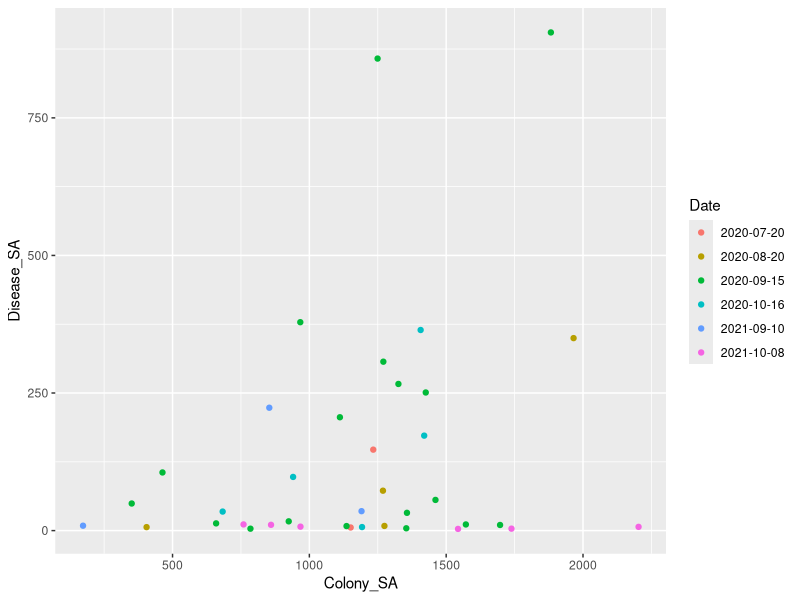
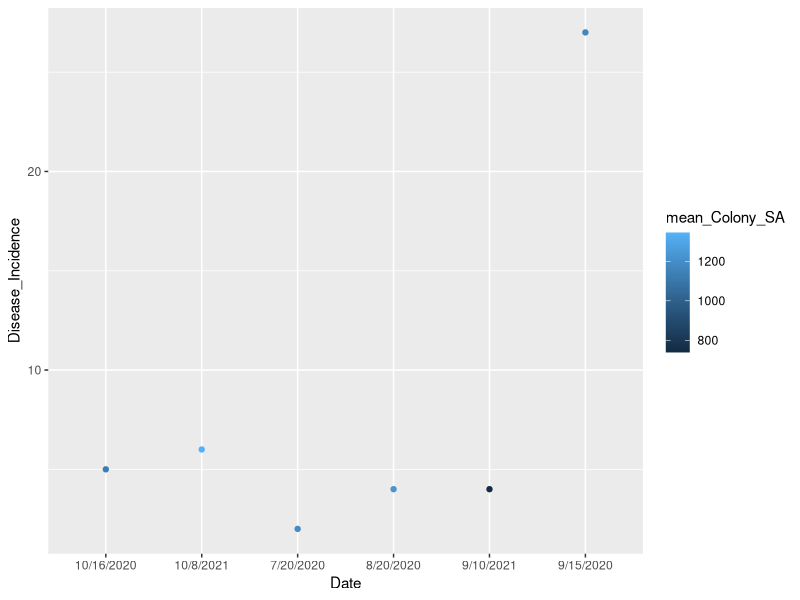
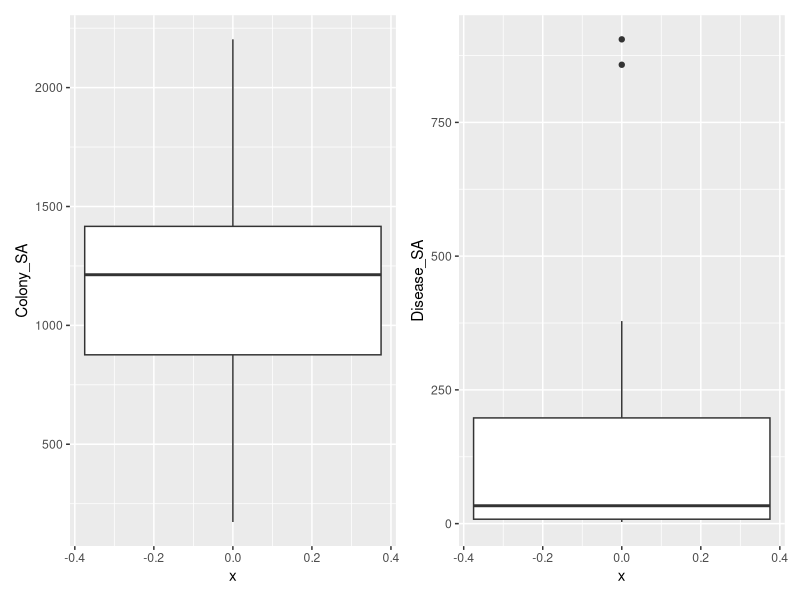
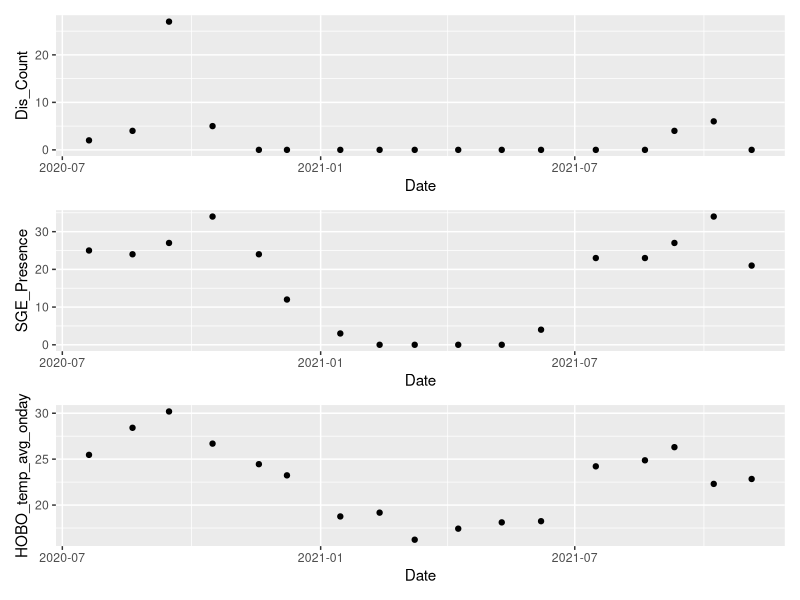
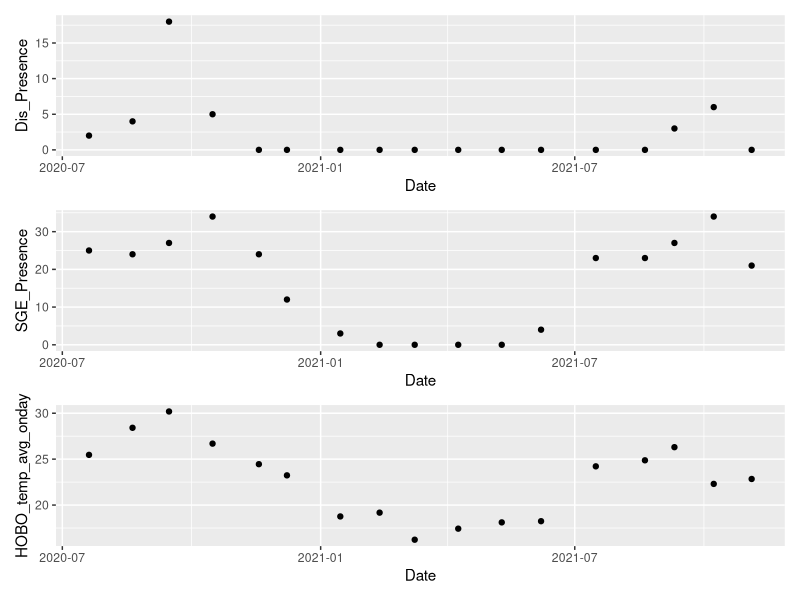
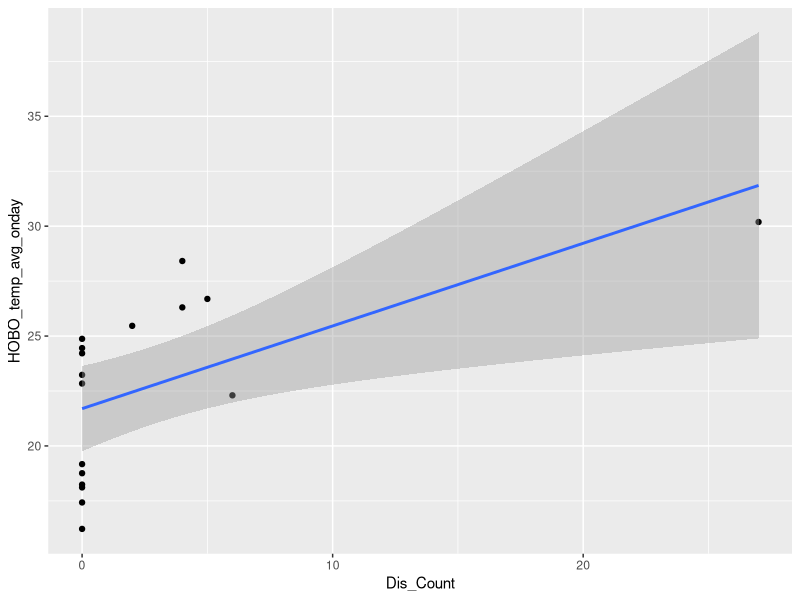
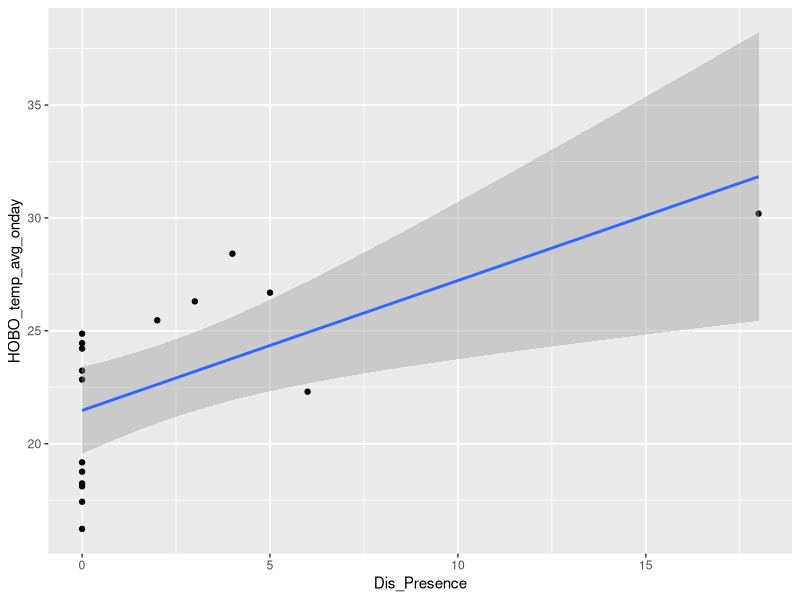
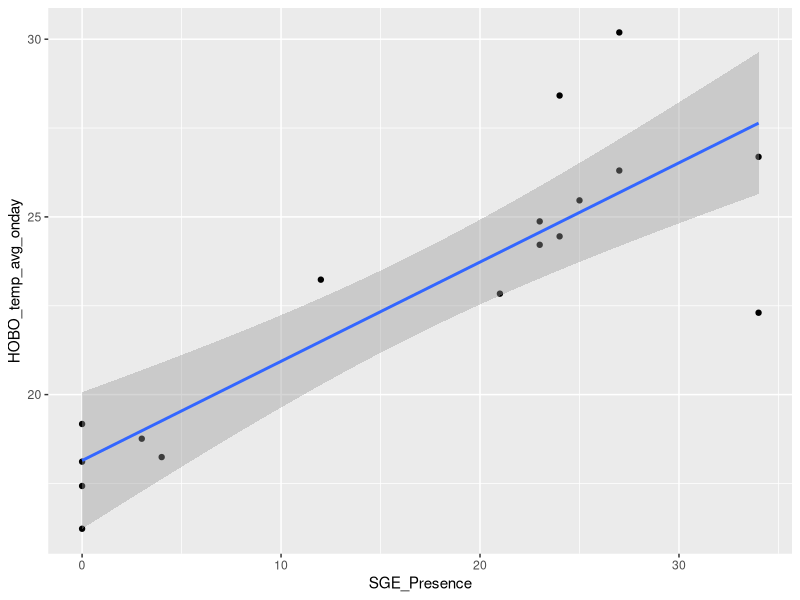

Here is the R script that generated these plots, in order:
## ---- chunk 1
library("scales")
library("ggplot2")
library("forcats")
library("tibble")
library("ggpubr")
library("patchwork")
library("dplyr")
library("tidyverse")
library(rstatix)

Sys.setlocale("LC_ALL","English")
## ---- chunk 2

size_class.data <- read.csv("Shida_Prev_SizeClassn50.csv")

ggplot(size_class.data, aes(x = Colony_SA, y = Disease_SA, color = Date)) +
  geom_point()
  
shitcsv <- read.csv("2022_06_ShitCSV.csv") %>% drop_na()

ggplot(shitcsv, aes(x = Date, y = Disease_Incidence, color = mean_Colony_SA)) +
  geom_point() 

summary(aov(Disease_Incidence~mean_Colony_SA, data = shitcsv))



x1 <- ggplot(size_class.data) +
  geom_boxplot(aes(x = NULL, y = Colony_SA))
x2 <- ggplot(size_class.data) +
  geom_boxplot(aes(x = NULL, y = Disease_SA))

x1|x2


summary(lm(data = size_class.data, Disease_SA ~ Colony_SA))

attach(size_class.data)

summary(shapiro_test(Colony_SA,Disease_SA))

detach(size_class.data)
## ---- chunk 3
n50.data <- read.csv("Shida_Prev_n50_Simple.csv") %>% mutate(Date= as.Date(Date))

plot.dis.count <- ggplot(n50.data, aes(x = Date, y = Dis_Count)) +
  geom_point()
plot.temp <- ggplot(n50.data, aes(x = Date, y = HOBO_temp_avg_onday)) +
  geom_point()
plot.sge <- ggplot(n50.data, aes(x = Date, y = SGE_Presence)) +
  geom_point()

plot.dis.count/plot.sge/plot.temp

##

plot.dis.presence <- ggplot(n50.data, aes(x = Date, y = Dis_Presence)) +
  geom_point()

plot.dis.presence/plot.sge/plot.temp

##

ggplot(n50.data, aes(x = Dis_Count, y = HOBO_temp_avg_onday)) +
  geom_point() +
  geom_smooth(method = "lm")

ggplot(n50.data, aes(x = Dis_Presence, y = HOBO_temp_avg_onday)) +
  geom_point() +
  geom_smooth(method = "lm")

##

ggplot(n50.data, aes(x = SGE_Presence, y = HOBO_temp_avg_onday)) +
  geom_point() +
  geom_smooth(method = "lm")


##

ggplot(n50.data, aes(x = Dis_Presence, y = SGE_Presence)) +
  geom_point() +
  geom_smooth(method = "lm")


summary(lm(data = n50.data, Dis_Presence ~ HOBO_temp_avg_onday))

summary(lm(data = n50.data, SGE_Presence ~ HOBO_temp_avg_onday))

summary(lm(data = n50.data, Dis_Presence ~ SGE_Presence))





# library(interactions)
# 
# interact_plot(model = "lm", )

## ---- chunk 4
q50_dis.plot <- ggplot(data = n50.data, aes(x = Date, y = Dis_Presence)) +
  geom_point() +
  geom_hline(yintercept = 0, color = "grey") +
  geom_col(width = .1, color = "black") +
  labs(y = "Disease Presence", x = "") +
  scale_x_date(date_breaks = "1 month",
               date_labels = "%m-%y") +
  coord_cartesian(ylim = c(0,50)) +
  theme_bw() +
  theme(
    axis.title.y = element_text(size = 10)
  )

q50_GE.plot <- ggplot(data = n50.data, aes(x = Date, y = SGE_Presence)) +
  geom_point()+
  geom_col(width = .1, color = "black") +
  geom_hline(yintercept = 0, color = "grey") +
  labs(y = "Senescing Algae Presence", x = "") +
  scale_x_date(date_breaks = "1 month",
               date_labels = "%m-%y")+
  coord_cartesian(ylim = c(0,50)) +
  theme_bw()+
  theme(
    axis.title.y = element_text(size = 10)
  )

q50_temp.plot <- ggplot(data = n50.data, aes(x = Date, y = HOBO_temp_avg_onday)) +
  geom_point()+
  geom_col(width = .1, color = "black") +
  geom_hline(yintercept = 15, color = "grey") +  
  labs(y = "Survey Date Mean Temp (°C)", x = "Date (month - year)") +
  scale_x_date(date_breaks = "1 month",
               date_labels = "%m-%y")+
  coord_cartesian(ylim = c(15,30)) +
  theme_bw()+
  theme(
    axis.title.y = element_text(size = 10)
  )
  

q50_dis.plot/q50_GE.plot/q50_temp.plot + plot_annotation(tag_levels = "A")
ggsave(filename = "q50stackedplot_SI.png", width = 8, height = 6)






####


summary(lm(data = n50.data, Dis_Presence ~ HOBO_temp_avg_onday*SGE_Presence,family = poisson))
MODEL1<-(lm(data = n50.data, Dis_Presence ~ HOBO_temp_avg_onday*SGE_Presence))
summary(MODEL1)
Anova(MODEL1)
#plot_model(MODEL1,type = "int",show.data = TRUE)
residuals_SGE <- lm(data = n50.data, SGE_Presence ~ HOBO_temp_avg_onday)

plot(residuals_SGE)
residuals_SGE<-residuals(residuals_SGE)


summary(lm(data = n50.data, residuals_SGE ~ Dis_Presence+HOBO_temp_avg_onday))

## ---- chunk 5

n50zeroinf.data <- read.csv("Shida_Prev_n50_Simple.csv") %>% mutate(Date= as.Date(Date)) %>%
  mutate(temp_int = as.integer(HOBO_temp_avg_onday))
library(pscl)
summary(zeroinfl(Dis_Presence ~ temp_int  * SGE_Presence + temp_int  + SGE_Presence,  data = n50zeroinf.data))

summary(glm(Dis_Presence ~ temp_int  * SGE_Presence , family = "poisson", data = n50zeroinf.data))
